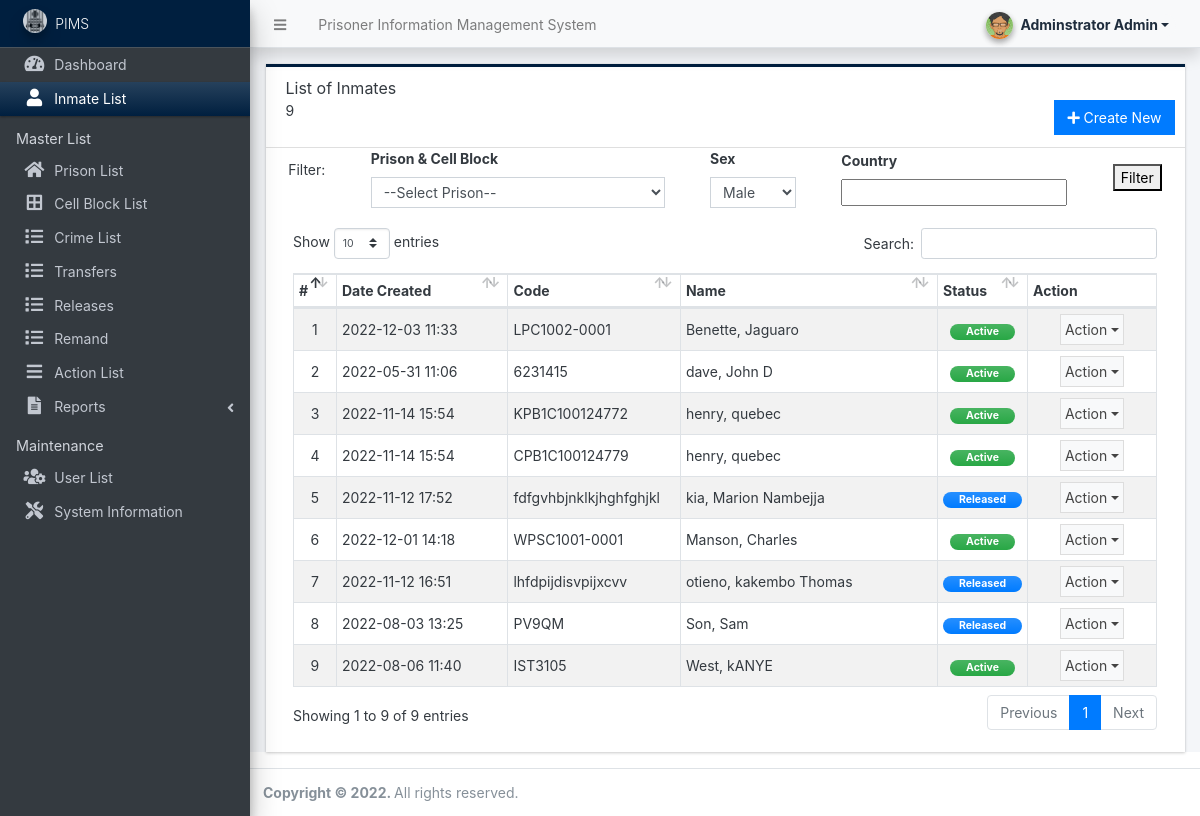
/admin/?page=inmates (signed in), run on the app's committed database.
### tables this page shows
CREATE TABLE `inmate_list` (
  `id` int(30) NOT NULL,
  `code` varchar(100) NOT NULL,
  `firstname` text NOT NULL,
  `middlename` text DEFAULT NULL,
  `lastname` text NOT NULL,
  `sex` varchar(100) NOT NULL,
  `dob` date NOT NULL,
  `illness` varchar(10) DEFAULT NULL,
  `country` text NOT NULL,
  `marital_status` varchar(250) NOT NULL,
  `cell_id` int(11) NOT NULL,
  `prison_id` int(11) DEFAULT NULL,
  `sentence` text DEFAULT NULL,
  `duration` varchar(10) DEFAULT NULL,
  `date_from` date NOT NULL,
  `date_to` date DEFAULT NULL,
  `count` varchar(20) DEFAULT NULL,
  `emergency_name` text DEFAULT NULL,
  `emergency_contact` text DEFAULT NULL,
  `emergency_relation` text DEFAULT NULL,
  `image_path` text DEFAULT NULL,
  `status` tinyint(1) NOT NULL DEFAULT 1,
  `visiting_privilege` tinyint(1) NOT NULL DEFAULT 1,
  `date_created` datetime NOT NULL DEFAULT current_timestamp(),
  `date_updated` datetime NOT NULL DEFAULT current_timestamp() ON UPDATE current_timestamp()
);

### admin/inmates/index.php (the view, shortened to what this page needs)
<?php
$i = 1;
$qry = null;
if (isset($_GET['filter'])) {
	$sex = $_GET['gender'];
	$cell_id = $_GET['cell_id'];
	$country = $_GET['country'];
	if (!empty($sex) && !empty($cell_id) && !empty($country)) {
		$qry = $conn->query("SELECT *,concat(lastname,', ', firstname, coalesce(concat(' ', middlename), '')) as `name` from `inmate_list` where sex='$sex' and cell_id='$cell_id'and country='$country' order by `name` asc ");
	} else if (!empty($sex) && !empty($cell_id)) {
		$qry = $conn->query("SELECT *,concat(lastname,', ', firstname, coalesce(concat(' ', middlename), '')) as `name` from `inmate_list` where sex='$sex' and cell_id='$cell_id' order by `name` asc ");
	} else if (!empty($sex) && !empty($country)) {
		$qry = $conn->query("SELECT *,concat(lastname,', ', firstname, coalesce(concat(' ', middlename), '')) as `name` from `inmate_list` where sex='$sex' and country='$country' order by `name` asc ");
	} else if (!empty($cell_id) && !empty($country)) {
		$qry = $conn->query("SELECT *,concat(lastname,', ', firstname, coalesce(concat(' ', middlename), '')) as `name` from `inmate_list` where cell_id='$cell_id' and country='$country' order by `name` asc ");
	} else {
		$qry = $conn->query("SELECT *,concat(lastname,', ', firstname, coalesce(concat(' ', middlename), '')) as `name` from `inmate_list`  order by `name` asc ");
		$_SESSION['status'] = 'Filter is missing input';
	}
} else {
	$qry = $conn->query("SELECT *,concat(lastname,', ', firstname, coalesce(concat(' ', middlename), '')) as `name` from `inmate_list`  order by `name` asc ");
}
$count = mysqli_num_rows($qry);
?>
<div class="card card-outline rounded-0 card-navy">
	<div class="card-header">
		<h3 class="card-title">List of Inmates</h3>
		<?php echo '<br />' . $count; ?>
		<div class="card-tools">
			<a href="./?page=inmates/manage_inmate" id="create_new" class="btn btn-flat btn-primary"><span class="fas fa-plus"></span> Create New</a>
		</div>
	</div>
	<form action="" style='display: flex; justify-content: space-around;
    align-items: center;' method='GET' id='filter-form'>
		<p>Filter:</p>
		<div class="">
			<label for="cell_id" class="control-label">Prison & Cell Block</label>
			<select class="form-control form-control-sm rounded-0" name="cell_id" id="cell_id">
				<option value="" <?= !isset($cell_id) ? 'selected' : '' ?>>--Select Prison--</option>
			</select>
		</div>
		<div>
			<label for="gender" class="control-label">Sex</label>
			<select class="form-control form-control-sm rounded-0" name="gender" id="gender">
				<option value="male">Male</option>
			</select>
		</div>
		<div style='display:flex; flex-direction:column;'>
			<label for="country">Country</label>
			<input type="text" name='country'>
		</div>
		<button name='filter' id='filter'>
			Filter
		</button>
	</form>
	<div class="card-body">
		<div class="container-fluid">
			<table class="table table-hover table-striped table-bordered" id="list">
				<colgroup>
					<col width="5%">
					<col width="20%">
					<col width="20%">
					<col width="30%">
					<col width="10%">
					<col width="15%">
				</colgroup>
				<thead>
					<tr>
						<th>#</th>
						<th>Date Created</th>
						<th>Code</th>
						<th>Name</th>
						<th>Status</th>
						<th>Action</th>
					</tr>
				</thead>
				<tbody>
					<?php
					while ($row = $qry->fetch_assoc()) :
					?>
						<tr>
							<td class="text-center"><?php echo $i++; ?></td>
							<td><?php echo date("Y-m-d H:i", strtotime($row['date_created'])) ?></td>
							<td class=""><?= $row['code'] ?></td>
							<td class=""><?= $row['name'] ?></td>
							<td class="text-center">
								<?php if (isset($row['date_to']) && !empty($row['date_to']) && strtotime($row['date_to']) <= strtotime(date('Y-m-d'))) : ?>
									<span class="badge badge-primary bg-gradient-primary px-3 rounded-pill">Released</span>
								<?php else : ?>
									<?php if ($row['status'] == 1) : ?>
										<span class="badge badge-success bg-gradient-success px-3 rounded-pill">Active</span>
									<?php else : ?>
										<span class="badge badge-danger bg-gradient-warning px-3 rounded-pill">On remand</span>
									<?php endif; ?>
								<?php endif; ?>
							</td>
							<td align="center">
								<button type="button" class="btn btn-flat p-1 btn-default btn-sm dropdown-toggle dropdown-icon" data-toggle="dropdown">
									Action
								</button>
							</td>
						</tr>
					<?php endwhile; ?>
				</tbody>
			</table>
		</div>
	</div>
</div>

### data on the page
inmate_list: date_created "2022-12-03 11:33", code "LPC1002-0001", name "Benette, Jaguaro", date_to "Active"
inmate_list: date_created "2022-05-31 11:06", code "6231415", name "dave, John D", date_to "Active"
inmate_list: date_created "2022-11-14 15:54", code "KPB1C100124772", name "henry, quebec", date_to "Active"
inmate_list: date_created "2022-11-14 15:54", code "CPB1C100124779", name "henry, quebec", date_to "Active"
inmate_list: date_created "2022-11-12 17:52", code "fdfgvhbjnklkjhghfghjkl", name "kia, Marion Nambejja", date_to "Released"
inmate_list: date_created "2022-12-01 14:18", code "WPSC1001-0001", name "Manson, Charles", date_to "Active"
inmate_list: date_created "2022-11-12 16:51", code "lhfdpijdisvpijxcvv", name "otieno, kakembo Thomas", date_to "Released"
inmate_list: date_created "2022-08-03 13:25", code "PV9QM", name "Son, Sam", date_to "Released"
inmate_list: date_created "2022-08-06 11:40", code "IST3105", name "West, kANYE", date_to "Active"

### other printed values
$_settings->info('name') "Prisoner Information Management System"
$_settings->info('short_name') "PIMS"
$count "9"
